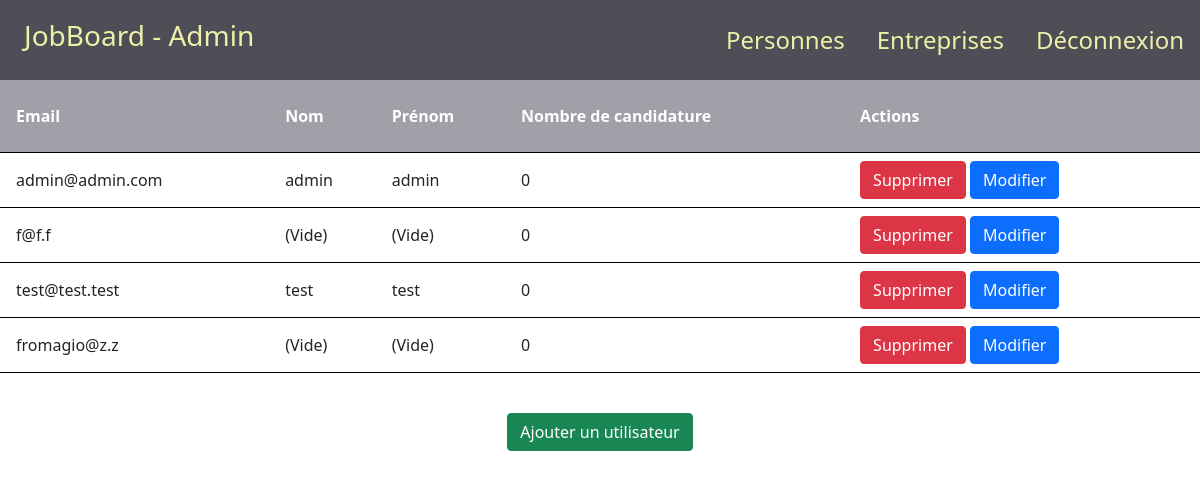
The app's page /admin/people.php (signed in) with its own data.
### tables this page shows
CREATE TABLE IF NOT EXISTS `people` (
  `id` int(11) NOT NULL AUTO_INCREMENT,
  `first_name` varchar(255) DEFAULT NULL,
  `last_name` varchar(255) DEFAULT NULL,
  `email` varchar(255) DEFAULT NULL,
  `password` varchar(255) DEFAULT NULL,
  `phone` varchar(255) DEFAULT NULL,
  `postal_code` varchar(255) DEFAULT NULL,
  `city` varchar(255) DEFAULT NULL,
  `addr` varchar(255) DEFAULT NULL,
  `birthdate` date DEFAULT NULL,
  `CV` blob,
  `sex` varchar(255) DEFAULT NULL,
  `picture` blob,
  `gender` tinyint(1) DEFAULT NULL,
  PRIMARY KEY (`id`)
);

### admin/people.php (the view, shortened to what this page needs)
<?php session_start();
if ($_SESSION["acces"] == 'OK') {
?>
    <!DOCTYPE html>
    <html lang="en">
    <head>
        <link rel="stylesheet" href="https://cdnjs.cloudflare.com/ajax/libs/twitter-bootstrap/5.1.0/css/bootstrap.min.css">
        <link rel="stylesheet" href="https://cdnjs.cloudflare.com/ajax/libs/font-awesome/5.15.4/css/all.min.css">
        <link rel="stylesheet" href="style/accueil.css">
        <link rel="stylesheet" href="style/nav.css">
    </head>
    <body>
        <?php
        require_once("../configs/database.php");
        require_once("component/nav.php");
        ?>
        <table>
            <tr>
                <th>Email</th>
                <th>Nom</th>
                <th>Prénom</th>
                <th>Nombre de candidature</th>
                <th>Actions</th>
            </tr>
            <?php
            foreach ($db->query("SELECT * FROM people") as $row) {
            ?>
                <tr class="content">
                    <td><?php if (!$row['email']) {
                            echo "(Vide)";
                        } else {
                            echo $row['email'];
                        } ?></td>
                    <td><?php if (!$row['last_name']) {
                            echo "(Vide)";
                        } else {
                            echo $row['last_name'];
                        } ?></td>
                    <td><?php if (!$row['first_name']) {
                            echo "(Vide)";
                        } else {
                            echo $row['first_name'];
                        } ?></td>
                    <td>
                        <?php
                        $i = 0;
                        echo $i;
                        ?>
                    </td>
                    <td>
                        <button type="button" class="btn btn-danger" data-bs-toggle="modal" onclick="supp_people(2, <?php echo $row['id'] ?>)" data-bs-target="#Supprimer">Supprimer</button>
                        <button type="submit" class="btn btn-primary" onclick="show_update(<?php echo $row['id'] ?>)">Modifier</button>
                    </td>
                </tr>
            <?php
            }
            ?>
        </table>
        <div style="text-align: center; margin-top:5vh;">
            <button type="button" class="btn btn-success" data-bs-toggle="modal" data-bs-target="#exampleModal2" style="text-align: center;">Ajouter un utilisateur</button>
        </div>
    </body>
    </html>
<?php
} else {
    header("Location: index.php");
}
?>

### admin/style/accueil.css (style rules this page uses)
body { background-color: white; }
table { width: 100%; }
th { background-color: #9FA0A8; color: white; padding: 3vh 0vh 3vh 2vh; border: 10px; }
tr { border-bottom: solid 0.1vh black; }
td { padding-top: 1vh; padding-bottom: 1vh; padding-left: 2vh; }

### records on screen
people: email "admin@admin.com", last_name "admin", first_name "admin", i "0"
people: email "f@f.f", shows "(Vide)", i "0"
people: email "test@test.test", last_name "test", first_name "test", i "0"
people: email "fromagio@z.z", shows "(Vide)", i "0"
